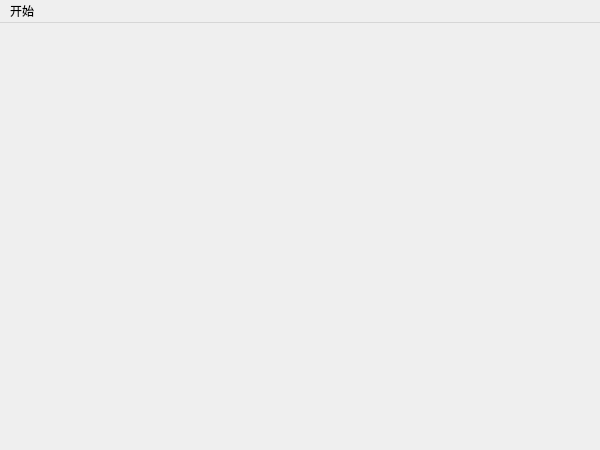
<?xml version="1.0" encoding="UTF-8"?>
<ui version="4.0">
 <class>MainScene</class>
 <widget class="QMainWindow" name="MainScene">
  <property name="geometry">
   <rect>
    <x>0</x>
    <y>0</y>
    <width>600</width>
    <height>450</height>
   </rect>
  </property>
  <property name="windowTitle">
   <string>MainScene</string>
  </property>
  <widget class="QWidget" name="centralWidget"/>
  <widget class="QMenuBar" name="menuBar">
   <property name="geometry">
    <rect>
     <x>0</x>
     <y>0</y>
     <width>600</width>
     <height>26</height>
    </rect>
   </property>
   <widget class="QMenu" name="menu">
    <property name="title">
     <string>开始</string>
    </property>
    <addaction name="actionQuit"/>
   </widget>
   <addaction name="menu"/>
  </widget>
  <action name="actionQuit">
   <property name="text">
    <string>退出</string>
   </property>
  </action>
 </widget>
 <layoutdefault spacing="6" margin="11"/>
 <resources/>
 <connections/>
</ui>
